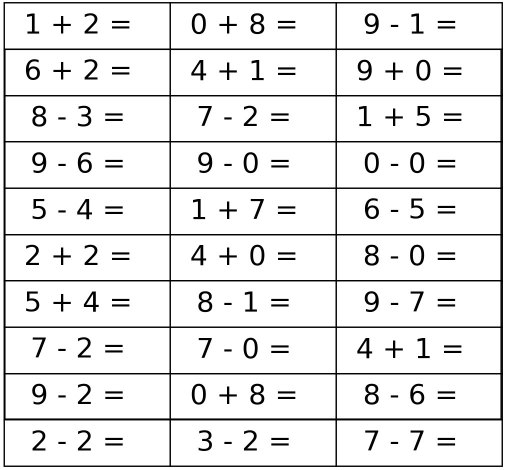
%> input picture 161220135_3_v1/asset/image/example.png, 1012 x 940 px (shown at 1/2 size)
$ octave my_test.m   (GNU Octave 9; MATLAB toolbox functions it lacks are replaced by stand-ins)
%> lines starting %> are read from the running program, lines starting %| are printed output that depends on the picture; in (x1, y1, x2, y2) boxes, pixels count from 0 and x2, y2 are one past the last pixel; in counts of white or black regions, pixels touching at a corner belong together; the program's own positions count from 1
### 161220135_3_v1/code/my_calculator.m
function output = my_calculator(input_image)
%in this function, you should finish the character recognition task.
%the input parameter is a matrix of an image which contains several expressions
%the output parameter is a matrix of an image which contains the results of expressions

mysize = size(input_image);
if numel(mysize) > 2
    input_image = im2bw(input_image);
end
Points = getStartPoint(input_image);
for i = 1:10
    for j = 1:3
        result = Cut_and_calculate(Points(i,j,:), input_image);
        img = imread(['../asset/data/' mat2str(result(1)) '.png']);
        [img_length,img_width] = size(img);
        for m = 1:img_length
            for n = 1:img_width
                input_image(result(2)+m,result(3)+n) = img(m,n);
            end
        end
    end
end
output = input_image;
end

function Points = getStartPoint(input_image)
    Points = zeros(10,3,2);
    start_x = 1;
    start_y = 1;
    while input_image(start_x,20) ~= 0
        start_x = start_x + 1;
    end
    while input_image(20,start_y) ~= 0
        start_y = start_y + 1;
    end
    % 获取第一个方格起始点
    Points(1,1,:) = [start_x + 10, start_y + 10];
    for i = 1:9
        x = Points(i,1,1);
        y = Points(i,1,2);
        while input_image(x,y) ~= 0
            x = x + 1;
        end
        Points(i + 1,1,:) = [x + 10,y];
    end
    for i = 1:10
        for j = 1:2
            x = Points(i,j,1);
            y = Points(i,j,2);
            while input_image(x,y) ~= 0
                y = y + 1;
            end
            Points(i,j+1,:) = [x ,y + 10];
        end
    end
end

function Cut_points = getCutPoints(start, input_image)
    Cut_points = zeros(4);
    start_x = start(1);
    start_y = start(2);
    end_x = start_x;
    end_y = start_y;
    diet_x = 70;
    flag = 0;
    while flag ~= 1
        start_y = start_y + 1;
        for i = start_x:start_x + diet_x
            if(input_image(i,start_y) == 0)
                flag = 1;
                break;
            end
        end
    end
    end_y = start_y;
    while flag ~= 0
        end_y = end_y + 1;
        for i = start_x:start_x + diet_x
            if(input_image(i,end_y + 1) == 0)
                break;
            end
        end
        if i == start_x + diet_x
            flag = 0;
        end
    end
    flag = 1;
    while flag ~= 0
        start_x = start_x + 1;
        for i = start_y:end_y
            if(input_image(start_x, i) == 0)
                flag = 0;
            end
        end
    end
    flag = 1;
    end_x = start_x;
    while flag ~= 0
        end_x = end_x + 1;
        for i = start_y:end_y
            if(input_image(end_x,i) == 0)
                break;
            end
        end
        if i == end_y
            flag = 0;
        end
    end
    end_x = end_x - 1;
   % disp([start_x, start_y, end_x, end_y]);
   Cut_points = [start_x, start_y, abs(end_x-start_x), abs(end_y-start_y)];
end

function result = Cut_and_calculate(points, input_image)
    result = zeros(1,3);
    Cut_points = getCutPoints(points, input_image);
    img_x = imcrop(input_image,[Cut_points(2),Cut_points(1),Cut_points(4),Cut_points(3)]);
    left = str2num(my_digit(img_x));
    %disp(left);

    Cut_points = getCutPoints([points(1),Cut_points(2)+Cut_points(4)+10],input_image);
    img_m = imcrop(input_image,[Cut_points(2),Cut_points(1),Cut_points(4),Cut_points(3)]);
    if my_operator(img_m) == '+'
        operator = 1;
    else
        operator = 0;
    end

    Cut_points = getCutPoints([points(1),Cut_points(2)+Cut_points(4)+10],input_image);
    img_y = imcrop(input_image,[Cut_points(2),Cut_points(1),Cut_points(4),Cut_points(3)]);
    right = str2num(my_digit(img_y));
    %disp(right);

    equal_pos_x = Cut_points(1);

    Cut_points = getCutPoints([points(1),Cut_points(2)+Cut_points(4)+10],input_image);
    result(2) = equal_pos_x;
    result(3) = Cut_points(2) + Cut_points(4) + 20; % position of result after '='

    if operator == 0        % minus
        result(1) = left - right;
    else
        result(1) = left + right;
    end
%      disp(result);
end

### 161220135_3_v1/code/my_digit.m
function output = my_digit(input_image)
%in this function, you should finish the digit recognition task.
%the input parameter is a matrix of an image which contains a digit.
%the output parameter represents which digit it is.
    store_datas = [     % 0 ~ 9
    0.4146    0.4286    0.4460    0.4669
    0.3750    0.3333    0.3250    0.5000
    0.2269    0.4923    0.4692    0.4192
    0.2349    0.5239    0.2421    0.5745
    0.1951    0.5147    0.3196    0.5517
    0.5500    0.3654    0.2192    0.5231
    0.5261    0.3519    0.5087    0.5017
    0.2000    0.5654    0.2808    0.2385
    0.4661    0.5167    0.5239    0.5601
    0.4372    0.4770    0.3830    0.6251
    ];

    img_size = size(input_image); %中值滤波

    if(numel(img_size) > 2)
        input_image = im2bw(input_image);
    end

    input_image = 1 - input_image;
    [n, m] = find(input_image);
    n = unique(n);
    m = unique(m);
    input_image = 1 - input_image;
    input_image = input_image(n(1):n(end), m(1):m(end));

    result = get_equal_dots(store_datas,input_image);
    output = mat2str(result);
end

### 161220135_3_v1/code/get_equal_dots.m
function result = get_equal_dots(store_datas,src_img)
    src_data = solve(src_img);
    [data_length,data_width] = size(store_datas);
    comp_data = zeros(data_length,1);
    for  i = 1:data_length
        sum = 0;
        for j =1:data_width
            sum = sum + (store_datas(i,j)-src_data(j)).^2;
        end
        comp_data(i) = sum;
    end
    [min_x,index] = min(comp_data);
    result = index-1;
end

function store_datas = solve(img)
    store_datas = zeros(1,4);
    [img_len,img_wid] = size(img);
    img = 1-img;
    data = length(find(img(1:fix(img_len/2),1:fix(img_wid/2))));
    store_datas(1) = data/(img_len/2 * img_wid/2);
    data = length(find(img(1:fix(img_len/2),fix(img_wid/2):img_wid)));
    store_datas(2) = data/(img_len/2 * img_wid/2);
    data = length(find(img(fix(img_len/2):img_len,1:fix(img_wid/2))));
    store_datas(3) = data/(img_len/2 * img_wid/2);
    data = length(find(img(fix(img_len/2):img_len,fix(img_wid/2):img_wid)));
    store_datas(4) = data/(img_len/2 * img_wid/2);
end

### 161220135_3_v1/code/my_operator.m
function output = my_operator(input_image)
%in this function, you should finish the operator recognition task.
%the input parameter is a matrix of an image which contains an operator.
%the output parameter represents which operator it is.
    store_datas = [
     1     1     1     1            % -
     0.1600    0.2057    0.2645    0.3102   % +
     0.5714    0.5714    0.5714    0.5714   % =
    ];

    img_size = size(input_image);
    if(numel(img_size) > 2)
        input_image = im2bw(input_image);
    end

    input_image = 1 - input_image;
    [n, m] = find(input_image);
    n = unique(n);
    m = unique(m);
    input_image = 1 - input_image;
    input_image = input_image(n(1):n(end), m(1):m(end));

    result = get_equal_dots(store_datas,input_image);
    if result == 0
        output = '-';
    elseif result == 1
        output = '+';
    else
        output = '=';
    end
end

### 161220135_3_v1/code/my_test.m
%DIP19 Assignment 3
%Character Recongnition

clc; clear all;
path = ('../asset/image/example.png');
imgInput = imread(path);
%> imgInput is the input picture: size 940x1012x3 uint8; min 0, max 255, mean 232.2
imgOutput = my_calculator(imgInput);
%> in my_calculator, `input_image = im2bw(input_image);`: input_image: size 940x1012 logical; 91% white; 151 black regions, largest, box (x1, y1, x2, y2) and area: (7, 4, 1006, 934) 46866, (501, 27, 529, 68) 552, (501, 768, 529, 809) 551
%> the loop in getStartPoint, `while input_image(start_x,20) ~= 0` made 4 passes
%> the loop in getStartPoint, `while input_image(20,start_y) ~= 0` made 7 passes
%> the loop in getStartPoint, `for i = 1:9` made 9 passes
%> in getCutPoints, `start_x = start(1);`: start_x = 15
%> in getCutPoints, `start_y = start(2);`: start_y = 18
%> in getCutPoints, `end_x = start_x;`: end_x = 15
%> in getCutPoints, `end_y = start_y;`: end_y = 18
%> after the loop in getCutPoints, `while flag ~= 1`: flag = 1
%> in getCutPoints, `end_y = start_y;`: end_y = 55
%> the loop in getCutPoints, `while flag ~= 0` made 23 passes
%> flag on pass 23: 0
%> in getCutPoints, `end_x = start_x;`: end_x = 28
%> in getCutPoints, `end_x = end_x - 1;`: end_x = 67
%> in getCutPoints, `Cut_points = [start_x, start_y, abs(end_x-start_x), abs(end_y-start_y)];`: Cut_points = [28 55 39 23]
%> in Cut_and_calculate, `img_x = imcrop(input_image,[Cut_points(2),Cut_points(1),Cut_points(4),..`:
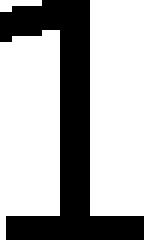
%> img_x: size 40x24 logical (shown 6 times larger); 66.5% white; 1 black region, box (x1, y1, x2, y2) and area: (0, 0, 24, 40) 322
%> in my_digit, `input_image = 1 - input_image;`: input_image: size 40x24 double; values 0 (black) and 1 (white), 33.5% white; 1 white region, box (x1, y1, x2, y2) and area: (0, 0, 24, 40) 322
%> in my_digit, `[n, m] = find(input_image);`: n = 322 values from 1 to 40; m = 322 values from 1 to 24
%> in my_digit, `n = unique(n);`: n = 40 values from 1 to 40
%> in my_digit, `m = unique(m);`: m = 24 values from 1 to 24
%> in solve, `data = length(find(img(1:fix(img_len/2),1:fix(img_wid/2))));`: data = 90
%> in solve, `data = length(find(img(1:fix(img_len/2),fix(img_wid/2):img_wid)));`: data = 80
%> in solve, `data = length(find(img(fix(img_len/2):img_len,1:fix(img_wid/2))));`: data = 78
%> in solve, `data = length(find(img(fix(img_len/2):img_len,fix(img_wid/2):img_wid)));`: data = 120
%> in get_equal_dots, `src_data = solve(src_img);`: src_data = [0.375 0.333 0.325 0.5]
%> after the loop in get_equal_dots, `for  i = 1:data_length`: comp_data = [0.0264; 1.11e-09; 0.0745; 0.0684; 0.068; 0.0434; 0.0569; 0.155; 0.0851; 0.0435]
%> in get_equal_dots, `[min_x,index] = min(comp_data);`: min_x = 1.11e-09; index = 2
%> in get_equal_dots, `result = index-1;`: result = 1
%> in my_digit, `output = mat2str(result);`: output = '1'
%> in Cut_and_calculate, `left = str2num(my_digit(img_x));`: left = 1
%> the loop in getCutPoints (call 2), `while flag ~= 0` made 34 passes
%> in Cut_and_calculate, `Cut_points = getCutPoints([points(1),Cut_points(2)+Cut_points(4)+10],i..`: Cut_points = [33 108 34 34]
%> in Cut_and_calculate, `img_m = imcrop(input_image,[Cut_points(2),Cut_points(1),Cut_points(4),..`:
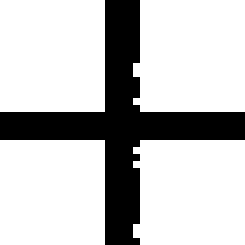
%> img_m: size 35x35 logical (shown 7 times larger); 76.5% white; 1 black region, box (x1, y1, x2, y2) and area: (0, 0, 35, 35) 288
%> in my_operator, `input_image = 1 - input_image;`: input_image: size 35x35 double; values 0 (black) and 1 (white), 23.5% white; 1 white region, box (x1, y1, x2, y2) and area: (0, 0, 35, 35) 288
%> in my_operator, `[n, m] = find(input_image);`: n = 288 values from 1 to 35
%> in my_operator, `n = unique(n);`: n = 35 values from 1 to 35
%> in Cut_and_calculate, `Cut_points = getCutPoints([points(1),Cut_points(2)+Cut_points(4)+10],i..`: Cut_points = [28 170 39 25]
%> in Cut_and_calculate, `img_y = imcrop(input_image,[Cut_points(2),Cut_points(1),Cut_points(4),..`:
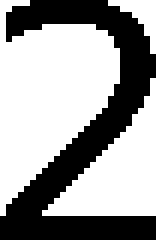
%> img_y: size 40x26 logical (shown 6 times larger); 62% white; 1 black region, box (x1, y1, x2, y2) and area: (0, 0, 26, 40) 395
%> in my_digit (call 2), `input_image = 1 - input_image;`: input_image: size 40x26 double; values 0 (black) and 1 (white), 38% white; 1 white region, box (x1, y1, x2, y2) and area: (0, 0, 26, 40) 395
%> in Cut_and_calculate, `right = str2num(my_digit(img_y));`: right = 2
%> in Cut_and_calculate, `equal_pos_x = Cut_points(1);`: equal_pos_x = 28
%> in Cut_and_calculate, `Cut_points = getCutPoints([points(1),Cut_points(2)+Cut_points(4)+10],i..`: Cut_points = [43 225 3 34]
%> in my_calculator, `result = Cut_and_calculate(Points(i,j,:), input_image);`: result = [3 28 279]
%> the run ends on the next line

$ run again, with 161220135_3_v1/asset/image/1.png copied over 161220135_3_v1/asset/image/example.png
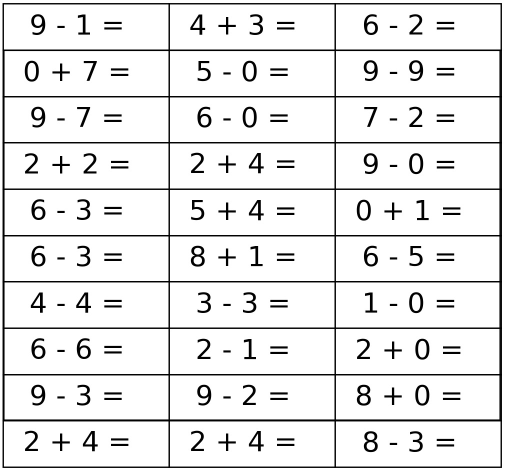
%> input picture 161220135_3_v1/asset/image/1.png, 1016 x 944 px (shown at 1/2 size)
%> imgInput is the input picture: size 944x1016x3 uint8; min 0, max 255, mean 232.3
%> the loop in getStartPoint, `while input_image(start_x,20) ~= 0` made 6 passes
%> the loop in getStartPoint, `while input_image(20,start_y) ~= 0` made 5 passes
%> the loop in getStartPoint, `for i = 1:9` made 9 passes
%> in getCutPoints, `start_x = start(1);`: start_x = 17
%> in getCutPoints, `start_y = start(2);`: start_y = 16
%> in getCutPoints, `end_x = start_x;`: end_x = 17
%> in getCutPoints, `end_y = start_y;`: end_y = 16
%> after the loop in getCutPoints, `while flag ~= 1`: flag = 1
%> in getCutPoints, `end_y = start_y;`: end_y = 64
%> the loop in getCutPoints, `while flag ~= 0` made 26 passes
%> flag on pass 26: 0
%> in getCutPoints, `end_x = start_x;`: end_x = 30
%> in getCutPoints, `end_x = end_x - 1;`: end_x = 70
%> in getCutPoints, `Cut_points = [start_x, start_y, abs(end_x-start_x), abs(end_y-start_y)];`: Cut_points = [30 64 40 26]
%> in Cut_and_calculate, `img_x = imcrop(input_image,[Cut_points(2),Cut_points(1),Cut_points(4),..`:
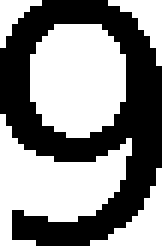
%> img_x: size 41x27 logical (shown 6 times larger); 54.3% white; 1 black region, box (x1, y1, x2, y2) and area: (0, 0, 27, 41) 506
%> in my_digit, `[n, m] = find(input_image);`: n = 506 values from 1 to 41; m = 506 values from 1 to 27
%> in my_digit, `n = unique(n);`: n = 41 values from 1 to 41
%> in my_digit, `m = unique(m);`: m = 27 values from 1 to 27
%> in solve, `data = length(find(img(1:fix(img_len/2),1:fix(img_wid/2))));`: data = 121
%> in solve, `data = length(find(img(1:fix(img_len/2),fix(img_wid/2):img_wid)));`: data = 132
%> in solve, `data = length(find(img(fix(img_len/2):img_len,1:fix(img_wid/2))));`: data = 106
%> in solve, `data = length(find(img(fix(img_len/2):img_len,fix(img_wid/2):img_wid)));`: data = 173
%> src_data = [0.437 0.477 0.383 0.625]
%> after the loop in get_equal_dots, `for  i = 1:data_length`: comp_data = [0.0318; 0.0435; 0.0943; 0.0656; 0.0695; 0.0624; 0.0546; 0.224; 0.0265; 2.02e-09]
%> min_x = 2.02e-09; index = 10
%> in get_equal_dots, `result = index-1;`: result = 9
%> output = '9'
%> left = 9
%> the loop in getCutPoints (call 2), `while flag ~= 0` made 13 passes
%> in Cut_and_calculate, `Cut_points = getCutPoints([points(1),Cut_points(2)+Cut_points(4)+10],i..`: Cut_points = [53 116 3 13]
%> img_m = 14 columns, first 8: [false false false false false false false false; false false false false false false false false; false false false false false false false false; false false false false false false false false]
%> in my_operator, `input_image = 1 - input_image;`: input_image = 14 columns, first 8: [1 1 1 1 1 1 1 1; 1 1 1 1 1 1 1 1; 1 1 1 1 1 1 1 1; 1 1 1 1 1 1 1 1]
%> in my_operator, `[n, m] = find(input_image);`: n = 56 values from 1 to 4; m = 56 values from 1 to 14
%> in my_operator, `n = unique(n);`: n = [1; 2; 3; 4]
%> in my_operator, `m = unique(m);`: m = [1; 2; 3; 4; 5; 6; 7; 8; 9; 10; 11; 12; 13; 14]
%> in my_operator, `input_image = 1 - input_image;`: input_image = 14 columns, first 8: [0 0 0 0 0 0 0 0; 0 0 0 0 0 0 0 0; 0 0 0 0 0 0 0 0; 0 0 0 0 0 0 0 0]
%> in my_operator, `result = get_equal_dots(store_datas,input_image);`: result = 0
%> in Cut_and_calculate, `Cut_points = getCutPoints([points(1),Cut_points(2)+Cut_points(4)+10],i..`: Cut_points = [30 157 39 23]
%> img_y: size 40x24 logical; 66.5% white; 1 black region, box (x1, y1, x2, y2) and area: (0, 0, 24, 40) 322
%> right = 1
%> equal_pos_x = 30
%> in Cut_and_calculate, `Cut_points = getCutPoints([points(1),Cut_points(2)+Cut_points(4)+10],i..`: Cut_points = [45 210 3 33]
%> in my_calculator, `result = Cut_and_calculate(Points(i,j,:), input_image);`: result = [8 30 263]

$ run again, with 161220135_3_v1/asset/image/2.png copied over 161220135_3_v1/asset/image/example.png
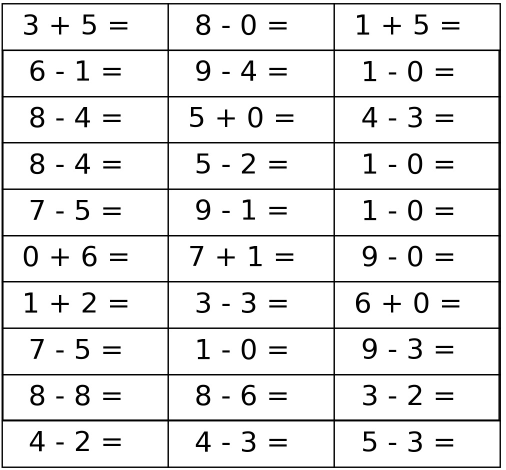
%> input picture 161220135_3_v1/asset/image/2.png, 1012 x 940 px (shown at 1/2 size)
%> imgInput is the input picture: size 940x1012x3 uint8; min 0, max 255, mean 232.4
%> the loop in getStartPoint, `while input_image(start_x,20) ~= 0` made 6 passes
%> the loop in getStartPoint, `while input_image(20,start_y) ~= 0` made 3 passes
%> the loop in getStartPoint, `for i = 1:9` made 9 passes
%> in getCutPoints, `start_x = start(1);`: start_x = 17
%> in getCutPoints, `start_y = start(2);`: start_y = 14
%> in getCutPoints, `end_x = start_x;`: end_x = 17
%> in getCutPoints, `end_y = start_y;`: end_y = 14
%> after the loop in getCutPoints, `while flag ~= 1`: flag = 1
%> in getCutPoints, `end_y = start_y;`: end_y = 49
%> the loop in getCutPoints, `while flag ~= 0` made 26 passes
%> flag on pass 26: 0
%> in getCutPoints, `end_x = start_x;`: end_x = 30
%> in getCutPoints, `end_x = end_x - 1;`: end_x = 70
%> in getCutPoints, `Cut_points = [start_x, start_y, abs(end_x-start_x), abs(end_y-start_y)];`: Cut_points = [30 49 40 26]
%> in Cut_and_calculate, `img_x = imcrop(input_image,[Cut_points(2),Cut_points(1),Cut_points(4),..`:
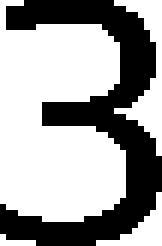
%> img_x: size 41x27 logical (shown 6 times larger); 62.7% white; 1 black region, box (x1, y1, x2, y2) and area: (0, 0, 27, 41) 413
%> in my_digit, `[n, m] = find(input_image);`: n = 413 values from 1 to 41; m = 413 values from 1 to 27
%> in my_digit, `n = unique(n);`: n = 41 values from 1 to 41
%> in my_digit, `m = unique(m);`: m = 27 values from 1 to 27
%> in solve, `data = length(find(img(1:fix(img_len/2),1:fix(img_wid/2))));`: data = 68
%> in solve, `data = length(find(img(1:fix(img_len/2),fix(img_wid/2):img_wid)));`: data = 146
%> in solve, `data = length(find(img(fix(img_len/2):img_len,1:fix(img_wid/2))));`: data = 68
%> in solve, `data = length(find(img(fix(img_len/2):img_len,fix(img_wid/2):img_wid)));`: data = 158
%> src_data = [0.246 0.528 0.246 0.571]
%> after the loop in get_equal_dots, `for  i = 1:data_length`: comp_data = [0.0893; 0.0658; 0.0746; 0.000156; 0.00856; 0.122; 0.183; 0.115; 0.126; 0.061]
%> min_x = 0.000156; index = 4
%> in get_equal_dots, `result = index-1;`: result = 3
%> output = '3'
%> left = 3
%> the loop in getCutPoints (call 2), `while flag ~= 0` made 34 passes
%> in Cut_and_calculate, `Cut_points = getCutPoints([points(1),Cut_points(2)+Cut_points(4)+10],i..`: Cut_points = [35 104 34 34]
%> img_m: size 35x35 logical; 76.2% white; 1 black region, box (x1, y1, x2, y2) and area: (0, 0, 35, 35) 292
%> in my_operator, `[n, m] = find(input_image);`: n = 292 values from 1 to 35
%> in my_operator, `n = unique(n);`: n = 35 values from 1 to 35
%> in my_operator, `result = get_equal_dots(store_datas,input_image);`: result = 1
%> in Cut_and_calculate, `Cut_points = getCutPoints([points(1),Cut_points(2)+Cut_points(4)+10],i..`: Cut_points = [30 166 39 26]
%> in Cut_and_calculate, `img_y = imcrop(input_image,[Cut_points(2),Cut_points(1),Cut_points(4),..`:
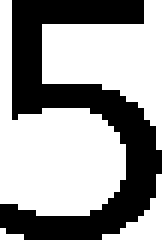
%> img_y: size 40x27 logical (shown 6 times larger); 61% white; 1 black region, box (x1, y1, x2, y2) and area: (0, 0, 27, 40) 421
%> right = 5
%> equal_pos_x = 30
%> in Cut_and_calculate, `Cut_points = getCutPoints([points(1),Cut_points(2)+Cut_points(4)+10],i..`: Cut_points = [45 221 3 34]
%> in my_calculator, `result = Cut_and_calculate(Points(i,j,:), input_image);`: result = [8 30 275]
